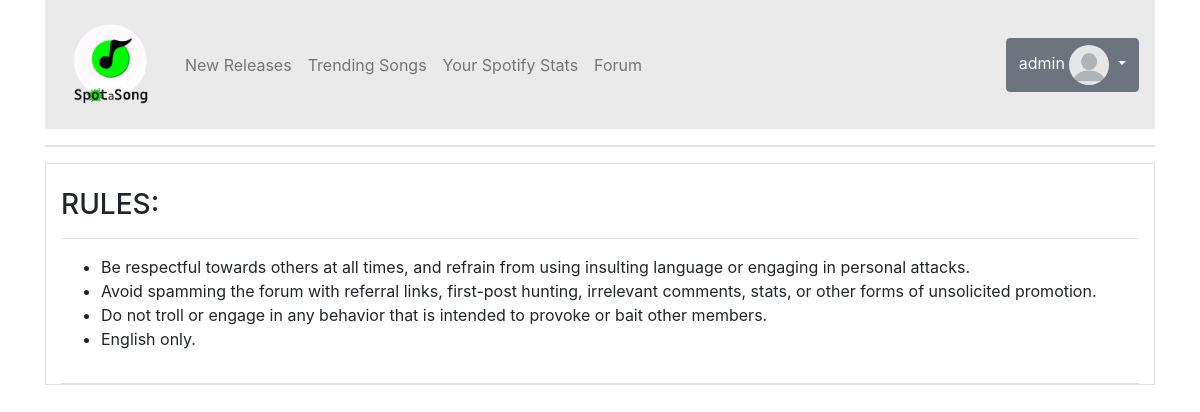
Before: /forum/ (signed in) with the older database file.
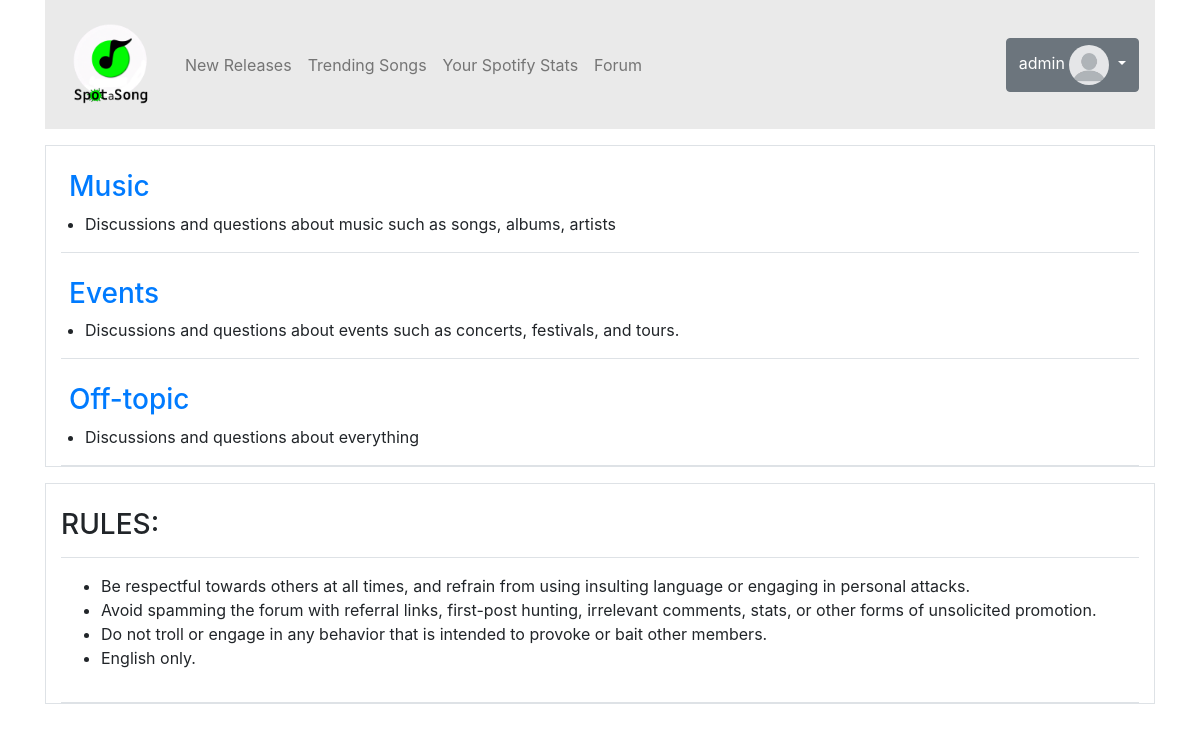
After: the same page with the newer database file.
### forum/models.py (models this page shows, shortened)
class ForumCategory(models.Model):
    name = models.CharField(max_length=100)
    description = models.TextField()

### forum/views.py (the view)
# urls.py: path('', views.forumtopics, name='forumtopics'),
def forumtopics(request):
    forumcategory = ForumCategory.objects.all()
    return render(request, 'forumtopics.html', {'forumcategories':forumcategory})

### forum/templates/forumtopics.html
{% extends "base.html" %}
{% load static %}
{% load crispy_forms_tags %}
{% block content %}
<div class="container">
    <div class="container mt-3 border">
        {% for category in forumcategories %}
        <div class="col-md border-bottom pt-4">
            <div class="row pl-2">
                <h3><a href="{% url 'forum:categoryposts' category.name %}">{{category.name}}</a></h3>
            </div>
            <div class="row pl-4">
                <p id="category_description">{{category.description}}</p>
            </div>
        </div>
        {% endfor %}
    </div>
    <div class="container mt-3 border">
        <div class="col-md pt-4">
            <div class="row border-bottom mb-3 pb-2">
                <h3>RULES:</h3>
            </div>
            <div class="row pb-3 border-bottom">
                <ul>
                    <li>Be respectful towards others at all times, and refrain from using insulting language or engaging in personal attacks.</li>
                    <li>Avoid spamming the forum with referral links, first-post hunting, irrelevant comments, stats, or other forms of unsolicited promotion.</li>
                    <li>Do not troll or engage in any behavior that is intended to provoke or bait other members.</li>
                    <li>English only.</li>
                </ul>
            </div>
        </div>
    </div>
</div>
{% endblock %}

Changed rows visible on the page:
added ForumCategory: name "Music", description "Discussions and questions about music such as songs, albums, artists"
added ForumCategory: name "Events", description "Discussions and questions about events such as concerts, festivals, and tours."
added ForumCategory: name "Off-topic", description "Discussions and questions about everything"
